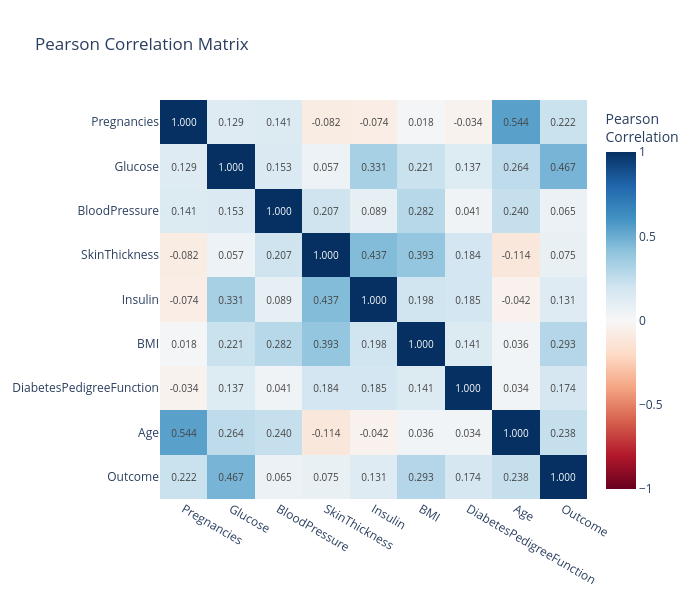

The notebook cell saved with this chart:
### Markdown cell above
### 4.1 Correlation heatmap — full matrix or against a target

### Code cell
ps.corr_heatmap(df_diabetes)

### Figure 1 — Plotly figure (JSON) as saved in the notebook; plotly's stock layout.template omitted (floating-point values rounded to 4 significant figures)
{"data": [{"colorbar": {"title": {"text": "Pearson<br>Correlation"}}, "colorscale": [[0, "rgb(103,0,31)"], [0.1, "rgb(178,24,43)"], [0.2, "rgb(214,96,77)"], [0.3, "rgb(244,165,130)"], [0.4, "rgb(253,219,199)"], [0.5, "rgb(247,247,247)"], [0.6, "rgb(209,229,240)"], [0.7, "rgb(146,197,222)"], [0.8, "rgb(67,147,195)"], [0.9, "rgb(33,102,172)"], [1, "rgb(5,48,97)"]], "hovertemplate": "<b>%{y}</b> vs <b>%{x}</b><br>Pearson Correlation: %{z:.3f}<extra></extra>", "text": [["1.000", "0.129", "0.141", "-0.082", "-0.074", "0.018", "-0.034", "0.544", "0.222"], ["0.129", "1.000", "0.153", "0.057", "0.331", "0.221", "0.137", "0.264", "0.467"], ["0.141", "0.153", "1.000", "0.207", "0.089", "0.282", "0.041", "0.240", "0.065"], ["-0.082", "0.057", "0.207", "1.000", "0.437", "0.393", "0.184", "-0.114", "0.075"], ["-0.074", "0.331", "0.089", "0.437", "1.000", "0.198", "0.185", "-0.042", "0.131"], ["0.018", "0.221", "0.282", "0.393", "0.198", "1.000", "0.141", "0.036", "0.293"], ["-0.034", "0.137", "0.041", "0.184", "0.185", "0.141", "1.000", "0.034", "0.174"], ["0.544", "0.264", "0.240", "-0.114", "-0.042", "0.036", "0.034", "1.000", "0.238"], ["0.222", "0.467", "0.065", "0.075", "0.131", "0.293", "0.174", "0.238", "1.000"]], "textfont": {"size": 10}, "texttemplate": "%{text}", "type": "heatmap", "x": ["Pregnancies", "Glucose", "BloodPressure", "SkinThickness", "Insulin", "BMI", "DiabetesPedigreeFunction", "Age", "Outcome"], "y": ["Pregnancies", "Glucose", "BloodPressure", "SkinThickness", "Insulin", "BMI", "DiabetesPedigreeFunction", "Age", "Outcome"], "z": [[1, 0.1295, 0.1413, -0.08167, -0.07353, 0.01768, -0.03352, 0.5443, 0.2219], [0.1295, 1, 0.1526, 0.05733, 0.3314, 0.2211, 0.1373, 0.2635, 0.4666], [0.1413, 0.1526, 1, 0.2074, 0.08893, 0.2818, 0.04126, 0.2395, 0.06507], [-0.08167, 0.05733, 0.2074, 1, 0.4368, 0.3926, 0.1839, -0.114, 0.07475], [-0.07353, 0.3314, 0.08893, 0.4368, 1, 0.1979, 0.1851, -0.04216, 0.1305], [0.01768, 0.2211, 0.2818, 0.3926, 0.1979, 1, 0.1406, 0.03624, 0.2927], [-0.03352, 0.1373, 0.04126, 0.1839, 0.1851, 0.1406, 1, 0.03356, 0.1738], [0.5443, 0.2635, 0.2395, -0.114, -0.04216, 0.03624, 0.03356, 1, 0.2384], [0.2219, 0.4666, 0.06507, 0.07475, 0.1305, 0.2927, 0.1738, 0.2384, 1]], "zmax": 1, "zmid": 0, "zmin": -1}], "layout": {"height": 600, "title": {"text": "Pearson Correlation Matrix"}, "width": 700, "xaxis": {"side": "bottom"}, "yaxis": {"autorange": "reversed"}}}
